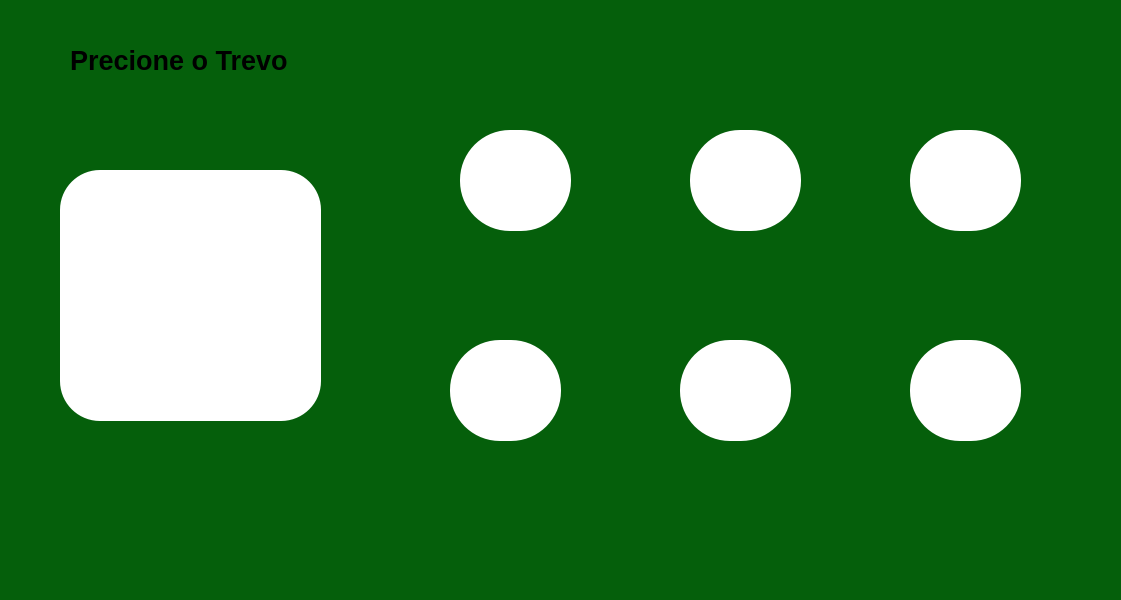
<?xml version="1.0" encoding="UTF-8"?>
<ui version="4.0">
 <class>MainWindow</class>
 <widget class="QMainWindow" name="MainWindow">
  <property name="geometry">
   <rect>
    <x>0</x>
    <y>0</y>
    <width>1121</width>
    <height>600</height>
   </rect>
  </property>
  <property name="windowTitle">
   <string>MainWindow</string>
  </property>
  <property name="styleSheet">
   <string notr="true">background-color: rgb(5, 95, 11);</string>
  </property>
  <widget class="QWidget" name="centralwidget">
   <widget class="QPushButton" name="pushButton">
    <property name="geometry">
     <rect>
      <x>60</x>
      <y>170</y>
      <width>261</width>
      <height>251</height>
     </rect>
    </property>
    <property name="styleSheet">
     <string notr="true">QPushButton{
border-radius	:40%;
background-color:white;
}
QPushButton:pressed{
border-radius	:40%;
background-color:yellow;
}</string>
    </property>
    <property name="text">
     <string/>
    </property>
    <property name="icon">
     <iconset>
      <normaloff>trevo.png</normaloff>trevo.png</iconset>
    </property>
    <property name="iconSize">
     <size>
      <width>200</width>
      <height>200</height>
     </size>
    </property>
   </widget>
   <widget class="QLabel" name="label">
    <property name="geometry">
     <rect>
      <x>460</x>
      <y>130</y>
      <width>111</width>
      <height>101</height>
     </rect>
    </property>
    <property name="font">
     <font>
      <pointsize>40</pointsize>
     </font>
    </property>
    <property name="styleSheet">
     <string notr="true">border-radius	:50%;
background-color:white;
 </string>
    </property>
    <property name="text">
     <string/>
    </property>
   </widget>
   <widget class="QLabel" name="label_2">
    <property name="geometry">
     <rect>
      <x>690</x>
      <y>130</y>
      <width>111</width>
      <height>101</height>
     </rect>
    </property>
    <property name="font">
     <font>
      <pointsize>40</pointsize>
     </font>
    </property>
    <property name="styleSheet">
     <string notr="true">border-radius	:50%;
background-color:white;
 </string>
    </property>
    <property name="text">
     <string/>
    </property>
   </widget>
   <widget class="QLabel" name="label_3">
    <property name="geometry">
     <rect>
      <x>910</x>
      <y>130</y>
      <width>111</width>
      <height>101</height>
     </rect>
    </property>
    <property name="font">
     <font>
      <pointsize>40</pointsize>
     </font>
    </property>
    <property name="styleSheet">
     <string notr="true">border-radius	:50%;
background-color:white;
 </string>
    </property>
    <property name="text">
     <string/>
    </property>
   </widget>
   <widget class="QLabel" name="label_4">
    <property name="geometry">
     <rect>
      <x>450</x>
      <y>340</y>
      <width>111</width>
      <height>101</height>
     </rect>
    </property>
    <property name="font">
     <font>
      <pointsize>40</pointsize>
     </font>
    </property>
    <property name="styleSheet">
     <string notr="true">border-radius	:50%;
background-color:white;
 </string>
    </property>
    <property name="text">
     <string/>
    </property>
   </widget>
   <widget class="QLabel" name="label_5">
    <property name="geometry">
     <rect>
      <x>680</x>
      <y>340</y>
      <width>111</width>
      <height>101</height>
     </rect>
    </property>
    <property name="font">
     <font>
      <pointsize>40</pointsize>
     </font>
    </property>
    <property name="styleSheet">
     <string notr="true">border-radius	:50%;
background-color:white;
 </string>
    </property>
    <property name="text">
     <string/>
    </property>
   </widget>
   <widget class="QLabel" name="label_6">
    <property name="geometry">
     <rect>
      <x>910</x>
      <y>340</y>
      <width>111</width>
      <height>101</height>
     </rect>
    </property>
    <property name="font">
     <font>
      <pointsize>40</pointsize>
     </font>
    </property>
    <property name="styleSheet">
     <string notr="true">border-radius	:50%;
background-color:white;
 </string>
    </property>
    <property name="text">
     <string/>
    </property>
   </widget>
   <widget class="QLabel" name="label_7">
    <property name="geometry">
     <rect>
      <x>70</x>
      <y>20</y>
      <width>441</width>
      <height>81</height>
     </rect>
    </property>
    <property name="font">
     <font>
      <pointsize>20</pointsize>
      <weight>75</weight>
      <bold>true</bold>
     </font>
    </property>
    <property name="text">
     <string>Precione o Trevo </string>
    </property>
   </widget>
  </widget>
 </widget>
 <resources/>
 <connections/>
</ui>
